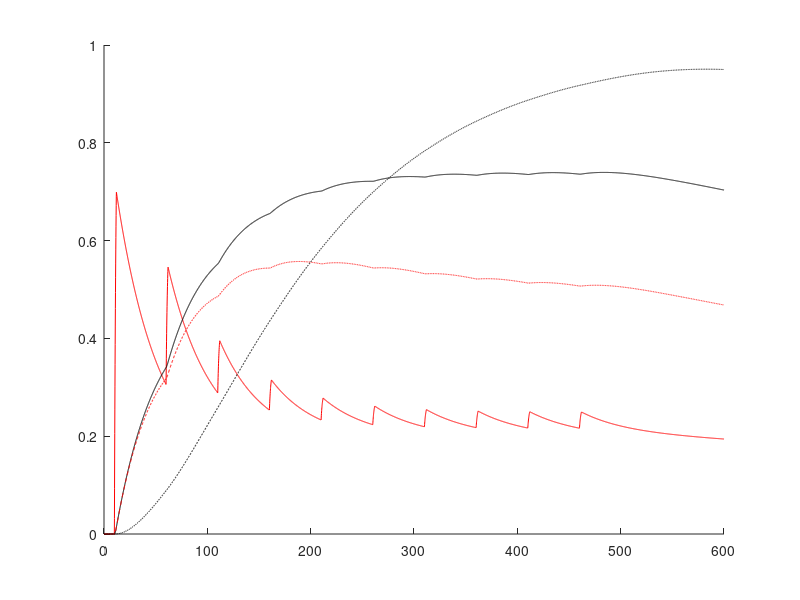

Source code (MATLAB): (Note: this script raises an error after producing the figure.)
%
% ip3gen.m
%
% Gabbiani & Cox, Mathematics for Neuroscientists
%
% generate IP3 via mgluR stimulation
%
% rates are from Destexhe, Mainen and Sejnowski (except last two)
%
% usage: ip3gen
%

function ip3gen

Mrate = [6.6e5*1e-6*1e-3 20e-3 5.3e-3 17e-3 8.3e-8 7.9e-3 10e-3 5e-3];
t1 = 10; t2 = 12; glu = 1e3; Tfin = 600;
dt = 0.1;
M0 = [-Mrate(2) Mrate(3) 0 0;
       Mrate(4) -Mrate(3) 0 0;
       Mrate(4) 0 -Mrate(6) 0;
       0 0 Mrate(7) -Mrate(8)];
M = M0;
nM = M0;
I = eye(4);
gam = [0 0 0 0]';
ngam = gam;

t = 0;

Nt = ceil(Tfin/dt);         % number of time steps
m = zeros(4,Nt);            % preallocate space

for j=1:Nt-1,

     t = j*dt;
     
     stim = Mrate(1)*glu*(mod(t,50)>t1)*(mod(t,50)<t2)*(t<500); 
     
     ngam(1) = stim;
     
     nM(1,1) = M0(1,1) - stim;
     nM(1,2) = M0(1,2) - stim;
     
     m(:,j+1) = (2*I/dt - nM)\ ( (2*I/dt + M)*m(:,j) + gam + ngam );
     
     gam = ngam;
     
     M = nM;
     
end

tim = linspace(0,Tfin,Nt);
plot(tim,m(1,:),'r')
hold on
plot(tim,m(2,:),'k')
plot(tim,m(3,:),'r--')
plot(tim,m(4,:),'k--')
hold off
box off

legend('mA','mI','G \muM','IP3 \muM','location','NW')
legend('boxoff')
xlabel('t  (ms)','fontsize',14)

     
